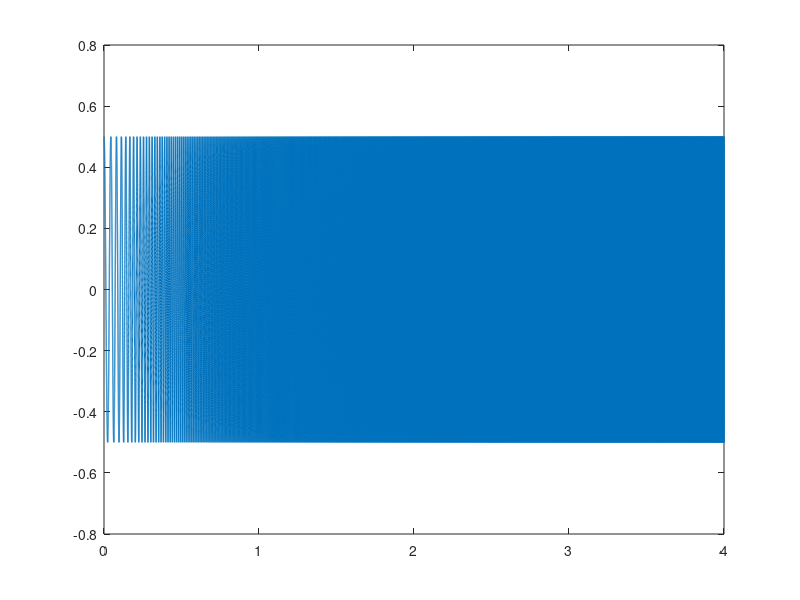
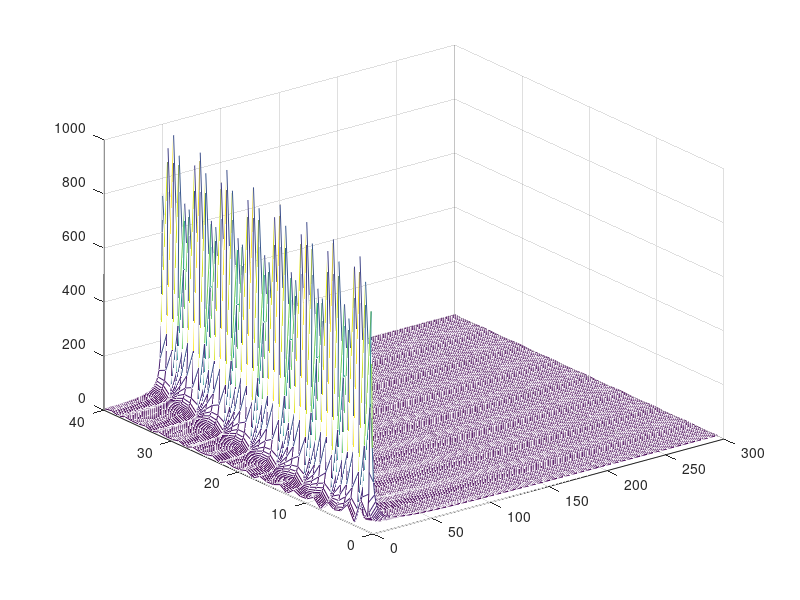

Reproduce these figures in MATLAB, in order. (Note: this script raises an error after producing the figures.)
%%  谱阵算法的实现过程 (自编算法
Fs=40960; dt=1.0/Fs; T=4; N=T/dt; 
x=linspace(0,T,N);
y =0.5*chirp(x,20,T,500,'li');
t=linspace(0,T,N); 
figure; plot(t,y,'LineWidth',1);
N1=4096; M=N/N1;
bb=zeros(M,N1);
figure;
view(5,76); 
for i=1:M
k=1+(i-1)*N1;
y1=y(k:k+N1-1); % 截断
A1=abs(fft(y1)); % 局部谱
bb(i,:)=A1; % 保存
mesh(bb); % 显示
xlim([0,300]); 
pause(1);
end

%%  窗长的影响

Fs = 5120.0;
N=32768;
dt=1.0/Fs; 
df=(500.0/N);
T=dt*N;
t=linspace(0,T,N);

for i = 1:8192
x(i) =sin(2*pi*200*i*dt);
x(i+8192) =sin(2*pi*400*i*dt);
x(i+16384) =sin(2*pi*600*i*dt);
x(i+24576) =sin(2*pi*800*i*dt); 
end 
Len=1024; Ove=Len/2;
Z=spectrogram(x,Len,Ove);
P=20*log10(sqrt(Z.* conj(Z)));
[NN,MM]=size(P);
X=linspace(0,Fs/2, NN);
Y=linspace(0,dt*N, MM);
mesh(X,Y,P');
view(15,70);


%%  调频调幅波信号
Fs = 5120; N=32768; 
dt=1.0/Fs; T=dt*N; 
t=linspace(0,T,N);
x1=sin(2*pi*0.31*t);
x2=chirp(t,20,T,1500,'lo');
x=x1.*x2;
subplot(2,1,1);
plot(t,x); 
Z=spectrogram(x,1024,512);
P=sqrt(Z.* conj(Z));
[NN,MM]=size(P);
X=linspace(0,Fs/2,NN);
Y=linspace(0,dt*N,MM);
subplot(2,1,2);
mesh(X,Y,P'); 
view(15,70);

%%  语音文件语谱图分析  (暂时不行)

clear; clc;
[y,fs] = audioread("sunnyday.aac");
subplot(2,1,1);
plot(y);
subplot(2,1,2);
spectrogram(y,2048,fs,2048,1000);


%%  语谱图+音调分析
clear;clc;
[y,fs] = audioread('sunnyday.aac');
%sound(y,fs);
N=length(y);
winLength = round(0.05*fs);
overlapLength = round(0.045*fs);
dt=1.0/fs;
t=linspace(0,N*dt,N);
subplot(3,1,1);
plot(t,y);
subplot(3,1,2);
y1=y(:,1);
spectrogram(y1,2048,120,2048,1000);  %y,
[f0,idx] = pitch(y,fs,'Method','SRH','WindowLength',winLength,'OverlapLength',overlapLength);
tf0 = idx/fs;
hr = harmonicRatio(y,fs,"Window",hamming(winLength,'periodic'),"OverlapLength",overlapLength);
threshold = 0.9;
f0(hr < threshold) = nan;
subplot(3,1,3);
plot(tf0,f0,'linewidth',1.5)


%% 谱阵分析

clear;clc;
[y,fs] = audioread('sunnyday.aac');
%sound(y,fs);
N=length(y);
winLength = round(0.05*fs);
overlapLength = round(0.045*fs);
dt=1.0/fs;
t=linspace(0,N*dt,N);
subplot(3,1,1);
plot(t,y);
subplot(3,1,2);
y1=y(:,1);
spectrogram(y1,2048,120,2048,1000);  %y,

Z=spectrogram(y1,1024,512);
P=sqrt(Z.* conj(Z));
[NN,MM]=size(P);
X=linspace(0,fs/2,NN);
Y=linspace(0,dt*N,MM);

ax2=subplot(3,1,3);
%ax2=nexttile;
xlim(ax2,[0 40]);
ylim(ax2,[0 3000]);
mesh(ax2,X,Y,P');
view(35,75);


